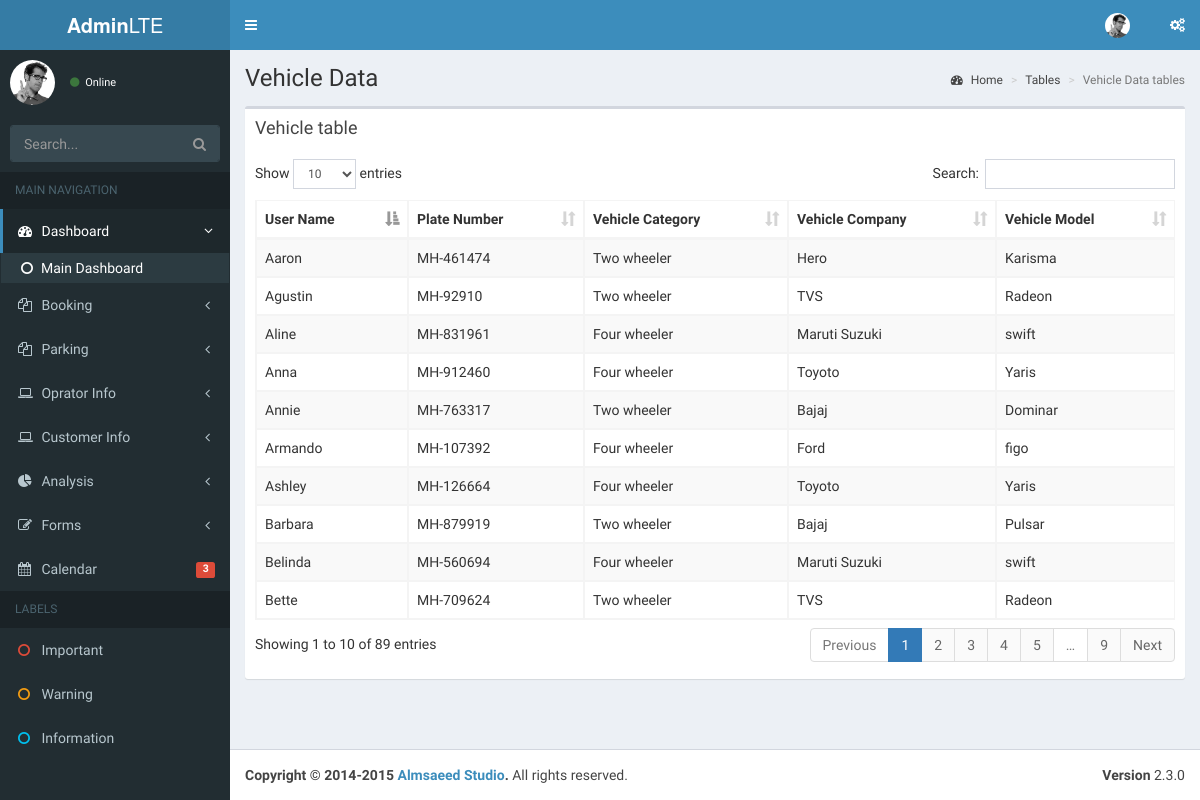
The page /park/vehical.php on the database its author committed.
### tables this page shows
CREATE TABLE `Vehicle_info` (
  `username` varchar(15) NOT NULL,
  `plate_number` varchar(15) NOT NULL,
  `vehicle_category` varchar(20) NOT NULL,
  `vehicle_company` varchar(15) NOT NULL,
  `vehicle_model` varchar(15) NOT NULL
);

### park/vehical.php (the view, shortened to what this page needs)
<?php
  include_once("../config/config.php");
?>
<!DOCTYPE html>
<html>
  <head>
    <link rel="stylesheet" href="bootstrap/css/bootstrap.min.css">
    <link rel="stylesheet" href="https://maxcdn.bootstrapcdn.com/font-awesome/4.4.0/css/font-awesome.min.css">
    <link rel="stylesheet" href="https://code.ionicframework.com/ionicons/2.0.1/css/ionicons.min.css">
    <link rel="stylesheet" href="plugins/datatables/dataTables.bootstrap.css">
    <link rel="stylesheet" href="dist/css/AdminLTE.min.css">
    <link rel="stylesheet" href="dist/css/skins/_all-skins.min.css">
  </head>
  <body class="hold-transition skin-blue sidebar-mini">
    <div class="wrapper">
      <header class="main-header">
        <a href="../../index2.html" class="logo">
          <span class="logo-lg"><b>Admin</b>LTE</span>
        </a>
        <nav class="navbar navbar-static-top" role="navigation">
          <a href="#" class="sidebar-toggle" data-toggle="offcanvas" role="button">
          </a>
          <div class="navbar-custom-menu">
            <ul class="nav navbar-nav">
              <li class="dropdown user user-menu">
                <a href="#" class="dropdown-toggle" data-toggle="dropdown">
                  <img src="dist/img/user2-160x160.jpg" class="user-image" alt="User Image">
                </a>
              </li>
              <li>
                <a href="#" data-toggle="control-sidebar"><i class="fa fa-gears"></i></a>
              </li>
            </ul>
          </div>
        </nav>
      </header>
      <aside class="main-sidebar">
        <section class="sidebar">
          <div class="user-panel">
            <div class="pull-left image">
              <img src="dist/img/user2-160x160.jpg" class="img-circle" alt="User Image">
            </div>
            <div class="pull-left info">
              <a href="#"><i class="fa fa-circle text-success"></i> Online</a>
            </div>
          </div>
          <form action="#" method="get" class="sidebar-form">
            <div class="input-group">
              <input type="text" name="q" class="form-control" placeholder="Search...">
              <span class="input-group-btn">
                <button type="submit" name="search" id="search-btn" class="btn btn-flat"><i class="fa fa-search"></i></button>
              </span>
            </div>
          </form>
          <ul class="sidebar-menu">
            <li class="header">MAIN NAVIGATION</li>
            <li class="active treeview">
              <a href="#">
                <i class="fa fa-dashboard"></i> <span>Dashboard</span> <i class="fa fa-angle-left pull-right"></i>
              </a>
              <ul class="treeview-menu">
                <li class="active"><a href="index2.html"><i class="fa fa-circle-o"></i>Main Dashboard</a></li>
              </ul>
            </li>
            <li class="treeview">
              <a href="#">
                <i class="fa fa-files-o"></i>
                <span>Booking</span><i class="fa fa-angle-left pull-right"></i>
              </a>
            </li>
            <li class="treeview">
              <a href="#">
                <i class="fa fa-files-o"></i>
                <span>Parking</span><i class="fa fa-angle-left pull-right"></i>
              </a>
            </li>
            <li>
            <li class="treeview">
              <a href="#">
                <i class="fa fa-laptop"></i>
                <span>Oprator Info</span>
                <i class="fa fa-angle-left pull-right"></i>
              </a>
            </li>
            <li class="treeview">
              <a href="#">
                <i class="fa fa-laptop"></i>
                <span>Customer Info</span>
                <i class="fa fa-angle-left pull-right"></i>
              </a>
            </li>
            <li class="treeview">
              <a href="#">
                <i class="fa fa-pie-chart"></i>
                <span>Analysis</span>
                <i class="fa fa-angle-left pull-right"></i>
              </a>
            </li>
            <li class="treeview">
              <a href="#">
                <i class="fa fa-edit"></i> <span>Forms</span>
                <i class="fa fa-angle-left pull-right"></i>
              </a>
            </li>
            <li>
              <a href="pages/calendar.html">
                <i class="fa fa-calendar"></i> <span>Calendar</span>
                <small class="label pull-right bg-red">3</small>
              </a>
            </li>
            <li class="header">LABELS</li>
            <li><a href="#"><i class="fa fa-circle-o text-red"></i> <span>Important</span></a></li>
            <li><a href="#"><i class="fa fa-circle-o text-yellow"></i> <span>Warning</span></a></li>
            <li><a href="#"><i class="fa fa-circle-o text-aqua"></i> <span>Information</span></a></li>
          </ul>
        </section>
      </aside>
      <div class="content-wrapper">
        <section class="content-header">
          <h1>
            Vehicle Data
          </h1>
          <ol class="breadcrumb">
            <li><a href="#"><i class="fa fa-dashboard"></i> Home</a></li>
            <li><a href="#">Tables</a></li>
            <li class="active">Vehicle Data tables</li>
          </ol>
        </section>
        <section class="content">
          <div class="row">
            <div class="col-xs-12">
              <div class="box">
                <div class="box-header">
                  <h3 class="box-title">Vehicle table</h3>
                </div>
                <div class="box-body">
                  <table id="example1" class="table table-bordered table-striped">
                    <thead>
                      <tr>
                        <th>User Name</th>
                        <th>Plate Number</th>
                        <th>Vehicle Category</th>
                        <th>Vehicle Company</th>
                        <th>Vehicle Model</th>
                      </tr>
                    </thead>
                    <tbody>
                      <?php
                        $query="select * from vehicle_info";
                        $result=mysqli_query($con,$query);
                        while($row=mysqli_fetch_array($result)){
                        echo '
                          <tr>
                            <td>'.$row['username'].'</td>
                            <td>'.$row['plate_number'].'</td>
                            <td>'.$row['vehicle_category'].'</td>
                            <td>'.$row['vehicle_company'].'</td>
                            <td>'.$row['vehicle_model'].'</td>
                          </tr>
                        ';
                        }
                      ?>
                    </tbody>
                  </table>
                </div>
              </div>
            </div>
          </div>
        </section>
      </div>
      <footer class="main-footer">
        <div class="pull-right hidden-xs">
          <b>Version</b> 2.3.0
        </div>
        <strong>Copyright &copy; 2014-2015 <a href="http://almsaeedstudio.com">Almsaeed Studio</a>.</strong> All rights reserved.
      </footer>
    </div>
  </body>
</html>

### rows shown on the page
vehicle_info: username "Armando", plate_number "MH-107392", vehicle_category "Four wheeler", vehicle_company "Ford", vehicle_model "figo"
vehicle_info: username "Ashley", plate_number "MH-126664", vehicle_category "Four wheeler", vehicle_company "Toyoto", vehicle_model "Yaris"
vehicle_info: username "Aaron", plate_number "MH-461474", vehicle_category "Two wheeler", vehicle_company "Hero", vehicle_model "Karisma"
vehicle_info: username "Belinda", plate_number "MH-560694", vehicle_category "Four wheeler", vehicle_company "Maruti Suzuki", vehicle_model "swift"
vehicle_info: username "Bette", plate_number "MH-709624", vehicle_category "Two wheeler", vehicle_company "TVS", vehicle_model "Radeon"
vehicle_info: username "Annie", plate_number "MH-763317", vehicle_category "Two wheeler", vehicle_company "Bajaj", vehicle_model "Dominar"
vehicle_info: username "Aline", plate_number "MH-831961", vehicle_category "Four wheeler", vehicle_company "Maruti Suzuki", vehicle_model "swift"
vehicle_info: username "Barbara", plate_number "MH-879919", vehicle_category "Two wheeler", vehicle_company "Bajaj", vehicle_model "Pulsar"
vehicle_info: username "Anna", plate_number "MH-912460", vehicle_category "Four wheeler", vehicle_company "Toyoto", vehicle_model "Yaris"
vehicle_info: username "Agustin", plate_number "MH-92910", vehicle_category "Two wheeler", vehicle_company "TVS", vehicle_model "Radeon"
